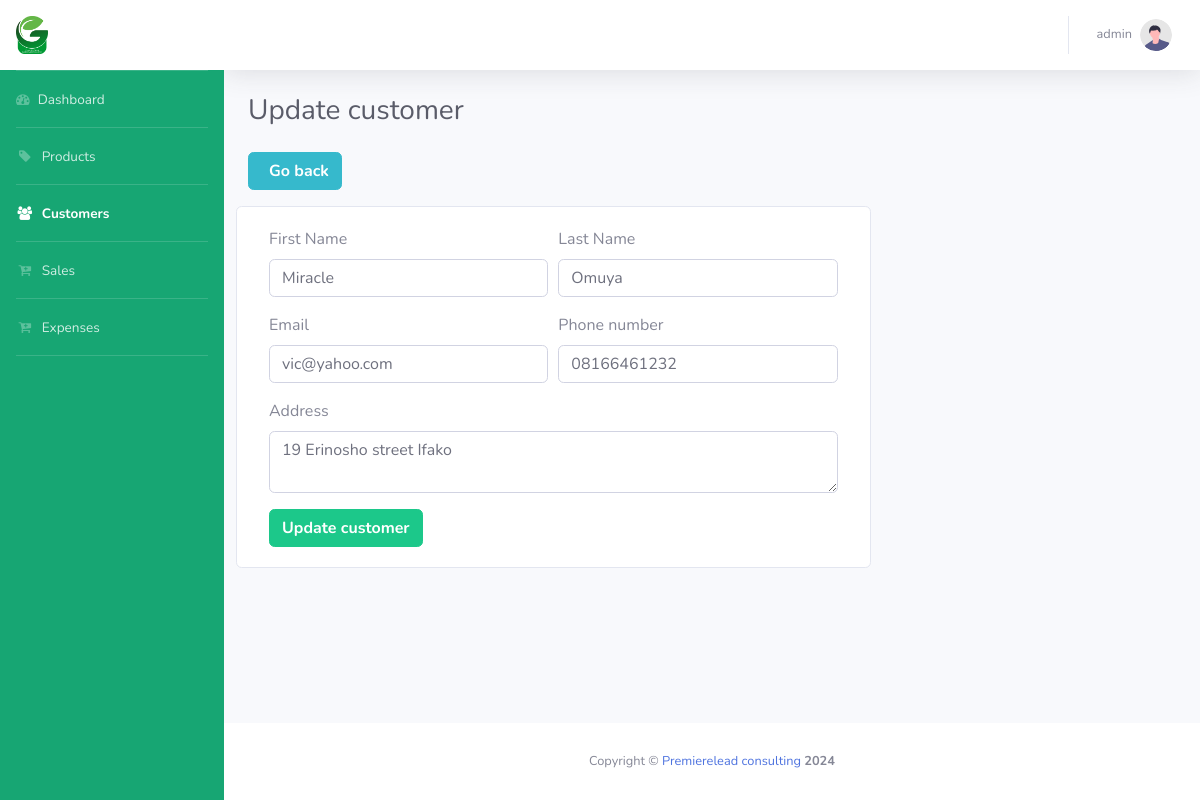
Screenshot of /customers/update/1 (signed in) with the database file from the repository.
### customers/models.py (models this page shows, shortened)
class Customer(models.Model):
    first_name = models.CharField(max_length=256, blank=True, null=True)
    last_name = models.CharField(max_length=256, blank=True, null=True)
    address = models.TextField(max_length=256, blank=True, null=True)
    email = models.EmailField(max_length=256, blank=True, null=True)
    phone = models.CharField(max_length=30, blank=True, null=True)
    class Meta:
        db_table = 'Customers'

### customers/views.py (the view, shortened to what this page needs)
@login_required(login_url="/accounts/login/")
def customers_update_view(request, customer_id):
    try:
        customer = Customer.objects.get(id=customer_id)
    except Exception as e:
        messages.success(
            request, 'There was an error trying to get the customer!', extra_tags="danger")
        print(e)
        return redirect('customers:customers_list')
    context = {
        "active_icon": "customers",
        "customer": customer,
    }
    return render(request, "customers/customers_update.html", context=context)

### templates/customers/customers_update.html (shortened to what this page needs)
{% extends "pos/base.html" %}
{% block heading %}Update customer{% endblock heading %}
{% block content %}
<div class="row ml-0 mb-3">
    <a href="{% url 'customers:customers_list' %}">
        <button type="button" class="btn btn-info font-weight-bold">
            Go back
        </button>
    </a>
</div>
<div class="row">
    <div class="card col-md-8">
        <div class="card-body">
            <form action="{% url 'customers:customers_update' customer.id %}"  method="post">
                <div class="form-row">
                    <div class="form-group col-md-6">
                        <label for="inputDescription">First Name</label>
                        <input type="text" class="form-control" name="first_name" value="{{customer.first_name}}" required>
                    </div>
                    <div class="form-group col-md-6">
                        <label for="inputDescription">Last Name</label>
                        <input type="text" class="form-control" name="last_name" value="{{customer.last_name}}" required>
                    </div>
                </div>
                <div class="form-row">
                    <div class="form-group col-md-6">
                        <label for="inputDescription">Email</label>
                        <input type="email" name="email" class="form-control" value="{{customer.email}}" required>
                    </div>
                    <div class="form-group col-md-6">
                        <label for="inputDescription">Phone number</label>
                        <input type="text" name="phone" class="form-control" value="{{customer.phone}}" required>
                    </div>
                </div>
                <div class="form-row">
                    <div class="form-group col-md-12">
                        <label for="inputDescription">Address</label>
                        <textarea name="address" class="form-control" rows="2" required>{{customer.address}}</textarea>
                    </div>
                </div>
                <button type="submit" class="btn btn-success font-weight-bold">Update customer</button>
            </form>
        </div>
    </div>
</div>
{% endblock content %}

### templates/pos/navbar.html (shortened to what this page needs)
{% load static %}
<nav class="navbar navbar-expand navbar-light bg-white topbar mb-4 static-top shadow">
    <ul class="navbar-nav ml-auto">
        <li class="nav-item dropdown no-arrow">
            <a class="nav-link dropdown-toggle" href="#" id="userDropdown" role="button"
                data-toggle="dropdown" aria-haspopup="true" aria-expanded="false">
                <span class="mr-2 d-none d-lg-inline text-gray-600 small">{{request.user.username}}</span>
                <img class="img-profile rounded-circle"
                    src="{% static 'img/undraw_profile.svg' %}">
            </a>
        </li>
    </ul>
</nav>

### rows the page displays
Customer: first_name "Miracle", last_name "Omuya", email "vic@yahoo.com", phone "08166461232", address "19 Erinosho street Ifako"

### other values shown
{{ request.user.username }} "admin"
